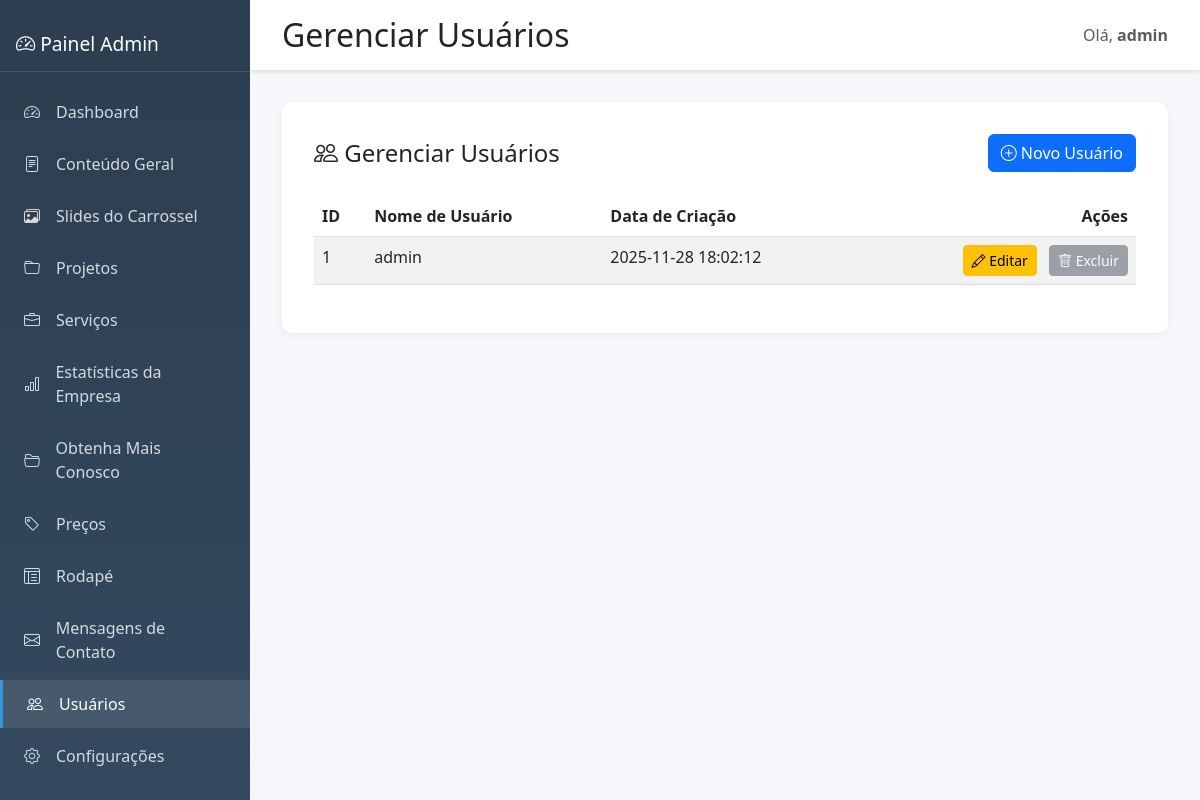
Page /admin/users (signed in) on the committed database.
### tables this page shows
CREATE TABLE users
                 (id INTEGER PRIMARY KEY AUTOINCREMENT,
                  username TEXT UNIQUE NOT NULL,
                  password TEXT NOT NULL,
                  created_at TIMESTAMP DEFAULT CURRENT_TIMESTAMP);

### admin.py (the view, shortened to what this page needs)
@admin_bp.route('/users', methods=['GET', 'POST'])
@login_required
def users():
    conn = get_db()
    users_list = conn.execute('SELECT id, username, created_at FROM users ORDER BY created_at DESC').fetchall()
    current_user = conn.execute('SELECT id FROM users WHERE username = ?', (session.get('admin_username'),)).fetchone()
    current_user_id = current_user['id'] if current_user else None
    conn.close()
    return render_template('admin/users.html', users=users_list, current_user_id=current_user_id)

### admin.py (called while the page is built)
def login_required(f):
    @wraps(f)
    def decorated_function(*args, **kwargs):
        if 'admin_logged_in' not in session:
            return redirect(url_for('admin.login'))
        return f(*args, **kwargs)
    return decorated_function

def get_db():
    conn = sqlite3.connect(DB_PATH)
    conn.row_factory = sqlite3.Row
    return conn

### templates/admin/users.html (shortened to what this page needs)
{% extends "admin/base.html" %}
{% block page_title %}Gerenciar Usuários{% endblock %}
{% block content %}
<div class="content-card">
    <div class="d-flex justify-content-between align-items-center mb-4">
        <h4 class="mb-0"><i class="bi bi-people"></i> Gerenciar Usuários</h4>
        <button type="button" class="btn btn-primary" data-bs-toggle="modal" data-bs-target="#userModal" onclick="clearUserForm()">
            <i class="bi bi-plus-circle"></i> Novo Usuário
        </button>
    </div>
    {% if users %}
    <div class="table-responsive">
        <table class="table table-striped table-hover">
            <thead>
                <tr>
                    <th>ID</th>
                    <th>Nome de Usuário</th>
                    <th>Data de Criação</th>
                    <th class="text-end">Ações</th>
                </tr>
            </thead>
            <tbody>
                {% for user in users %}
                <tr>
                    <td>{{ user.id }}</td>
                    <td>{{ user.username }}</td>
                    <td>{{ user.created_at if user.created_at else '-' }}</td>
                    <td class="text-end">
                        <button type="button" class="btn btn-sm btn-warning me-2"
                                data-bs-toggle="modal" data-bs-target="#userModal"
                                onclick="editUser({{ user.id }}, '{{ user.username }}')">
                            <i class="bi bi-pencil"></i> Editar
                        </button>
                        {% if user.id != current_user_id %}
                        <form method="POST" style="display: inline;" onsubmit="return confirm('Tem certeza que deseja excluir o usuário {{ user.username }}? Esta ação não pode ser desfeita.');">
                            <input type="hidden" name="delete" value="{{ user.id }}">
                            <button type="submit" class="btn btn-sm btn-danger">
                                <i class="bi bi-trash"></i> Excluir
                            </button>
                        </form>
                        {% else %}
                        <button type="button" class="btn btn-sm btn-secondary" disabled title="Não é possível excluir seu próprio usuário">
                            <i class="bi bi-trash"></i> Excluir
                        </button>
                        {% endif %}
                    </td>
                </tr>
                {% endfor %}
            </tbody>
        </table>
    </div>
    {% else %}
    <div class="alert alert-info">
        <i class="bi bi-info-circle"></i> Nenhum usuário cadastrado ainda.
    </div>
    {% endif %}
</div>
{% endblock %}

### templates/admin/base.html (shortened to what this page needs)
<!DOCTYPE html>
<html lang="pt-BR">
<head>
    <link href="https://cdn.jsdelivr.net/npm/bootstrap@5.3.0/dist/css/bootstrap.min.css" rel="stylesheet">
    <link rel="stylesheet" href="https://cdn.jsdelivr.net/npm/bootstrap-icons@1.11.0/font/bootstrap-icons.css">
</head>
<body>
    <div class="sidebar">
        <div class="sidebar-header">
            <h4><i class="bi bi-speedometer2"></i> Painel Admin</h4>
        </div>
        <ul class="sidebar-menu">
            <li><a href="{{ url_for('admin.dashboard') }}" class="{% if request.endpoint == 'admin.dashboard' %}active{% endif %}">
                <i class="bi bi-speedometer2"></i> Dashboard
            </a></li>
            <li><a href="{{ url_for('admin.content') }}" class="{% if request.endpoint == 'admin.content' %}active{% endif %}">
                <i class="bi bi-file-text"></i> Conteúdo Geral
            </a></li>
            <li><a href="{{ url_for('admin.carousel') }}" class="{% if request.endpoint == 'admin.carousel' %}active{% endif %}">
                <i class="bi bi-images"></i> Slides do Carrossel
            </a></li>
            <li><a href="{{ url_for('admin.projects') }}" class="{% if request.endpoint == 'admin.projects' %}active{% endif %}">
                <i class="bi bi-folder"></i> Projetos
            </a></li>
            <li><a href="{{ url_for('admin.services') }}" class="{% if request.endpoint == 'admin.services' %}active{% endif %}">
                <i class="bi bi-briefcase"></i> Serviços
            </a></li>
            <li><a href="{{ url_for('admin.company_stats') }}" class="{% if request.endpoint == 'admin.company_stats' %}active{% endif %}">
                <i class="bi bi-bar-chart"></i> Estatísticas da Empresa
            </a></li>
            <li><a href="{{ url_for('admin.feature_tabs') }}" class="{% if request.endpoint == 'admin.feature_tabs' %}active{% endif %}">
                <i class="bi bi-folder2-open"></i> Obtenha Mais Conosco
            </a></li>
            <li><a href="{{ url_for('admin.pricing') }}" class="{% if request.endpoint == 'admin.pricing' %}active{% endif %}">
                <i class="bi bi-tag"></i> Preços
            </a></li>
            <li><a href="{{ url_for('admin.footer') }}" class="{% if request.endpoint == 'admin.footer' %}active{% endif %}">
                <i class="bi bi-layout-text-window-reverse"></i> Rodapé
            </a></li>
            <li><a href="{{ url_for('admin.contacts') }}" class="{% if request.endpoint == 'admin.contacts' %}active{% endif %}">
                <i class="bi bi-envelope"></i> Mensagens de Contato
            </a></li>
            <li><a href="{{ url_for('admin.users') }}" class="{% if request.endpoint == 'admin.users' %}active{% endif %}">
                <i class="bi bi-people"></i> Usuários
            </a></li>
            <li><a href="{{ url_for('admin.settings') }}" class="{% if request.endpoint == 'admin.settings' %}active{% endif %}">
                <i class="bi bi-gear"></i> Configurações
            </a></li>
            <li><a href="{{ url_for('admin.logout') }}">
            </a></li>
        </ul>
    </div>
    <div class="main-content">
        <div class="header">
            <h2 class="mb-0">{% block page_title %}Dashboard{% endblock %}</h2>
            <div>
                <span class="text-muted">Olá, <strong>{{ session.get('admin_username', 'Admin') }}</strong></span>
            </div>
        </div>
        {% block content %}{% endblock %}
    </div>
</body>
</html>

### templates/admin/base.html (style rules this page uses)
:root { --sidebar-width: 250px; --header-height: 60px; }
body { background-color: #f5f7fa; }
.sidebar { position: fixed; top: 0; left: 0; height: 100vh; width: var(--sidebar-width); background: linear-gradient(180deg, #2c3e50 0%, #34495e 100%); color: white; padding: 1rem 0; overflow-y: auto; z-index: 1000; }
.sidebar-header { padding: 1rem; border-bottom: 1px solid rgba(255,255,255,0.1); margin-bottom: 1rem; }
.sidebar-header h4 { margin: 0; font-size: 1.2rem; }
.sidebar-menu { list-style: none; padding: 0; margin: 0; }
.sidebar-menu li { margin: 0.25rem 0; }
.sidebar-menu a { display: flex; align-items: center; padding: 0.75rem 1.5rem; color: rgba(255,255,255,0.8); text-decoration: none; transition: all 0.3s; }
.sidebar-menu a:hover, .sidebar-menu a.active { background: rgba(255,255,255,0.1); color: white; border-left: 3px solid #3498db; }
.sidebar-menu a i { margin-right: 0.75rem; width: 20px; }
.main-content { margin-left: var(--sidebar-width); padding: 2rem; }
.header { background: white; padding: 1rem 2rem; margin: -2rem -2rem 2rem -2rem; box-shadow: 0 2px 4px rgba(0,0,0,0.1); display: flex; justify-content: space-between; align-items: center; }
.content-card { background: white; border-radius: 10px; padding: 2rem; box-shadow: 0 2px 10px rgba(0,0,0,0.05); margin-bottom: 2rem; }

### rows in the picture
users: get "admin", id "1", username "admin", created_at "2025-11-28 18:02:12", shows "Excluir"
